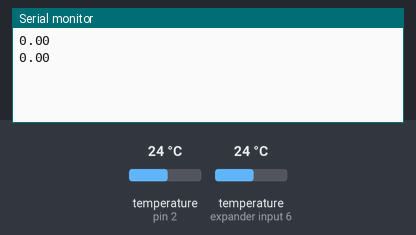
Bench run of a sketch on a simulated Arduino Uno, built with avr-gcc and run on an emulated ATmega328P. On the bench: the last lines printed to the serial monitor. The inputs (shaded band) are chosen by the test bench; at power-on: temperature (sensors on pin 2, expander input 6) 24 °C.

Above: at 2.6 s.
2.7 s: temperature (sensor on pin 2) set to 12 °C
At 3.8 s:
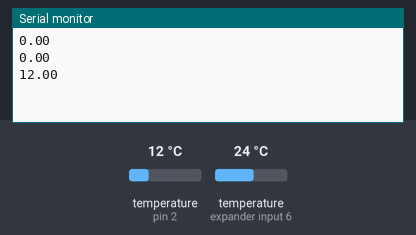
4.2 s: temperature (sensor on expander input 6) set to 19 °C
At 5.5 s:
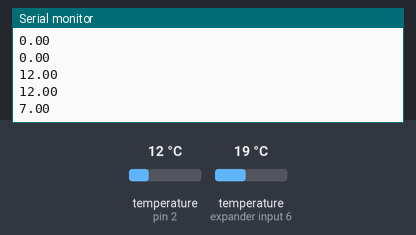
5.7 s: temperature (sensor on pin 2) set to 28 °C
At 7.0 s:
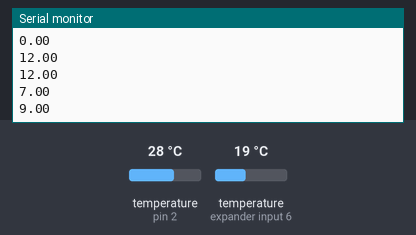
7.2 s: temperature (sensor on expander input 6) set to 12 °C
At 7.6 s:
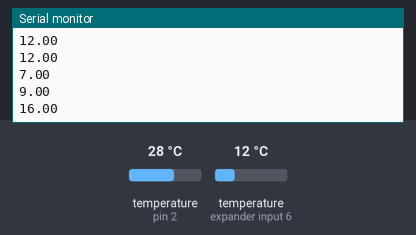
Timing chart, 0 to 9.7 s (numbered marks = the images above; inputs shaded):
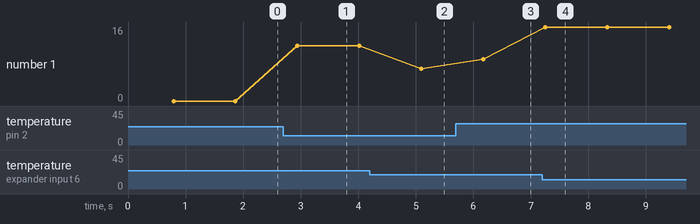

The sketch:

temperature_sensor_diferential.ino
```cpp
/*
https://create.arduino.cc/projecthub/TheGadgetBoy/ds18b20-digital-temperature-sensor-and-arduino-9cc806

https://electronics.stackexchange.com/questions/62324/arduino-controlled-pwm-pc-fan
*/

/********************************************************************/
// First we include the libraries
#include <OneWire.h>
#include <DallasTemperature.h>
/********************************************************************/
// Data wire is plugged into pin 2 on the Arduino
#define ONE_WIRE_BUS 2
/********************************************************************/
// Setup a oneWire instance to communicate with any OneWire devices
// (not just Maxim/Dallas temperature ICs)
OneWire oneWire(ONE_WIRE_BUS);

/********************************************************************/
// Pass our oneWire reference to Dallas Temperature.
DallasTemperature sensors(&oneWire);
/********************************************************************/
float t1;
float t2;
float d;

void setup(void)
{
 // start serial port
 Serial.begin(9600);
 //Serial.println("Dallas Temperature IC Control Library Demo");
 // Start up the library
 sensors.begin();
}
void loop(void)
{
 // call sensors.requestTemperatures() to issue a global temperature
 // request to all devices on the bus
/********************************************************************/
 //Serial.print(" Requesting temperatures...");
 sensors.requestTemperatures(); // Send the command to get temperature readings
 //Serial.println("DONE");
/********************************************************************/

t1 = sensors.getTempCByIndex(0);
t2 = sensors.getTempCByIndex(1);

d = abs(t1-t2);

 Serial.println(d);


 // Why "byIndex"?
   // You can have more than one DS18B20 on the same bus.
   // 0 refers to the first IC on the wire
   delay(300);
}
```

Measured:
- after the input at 2.7 s, the serial monitor: prints a new line after 0.25 s (image 1)
- after the input at 4.2 s, the serial monitor: prints a new line after 0.90 s (image 2)
- after the input at 5.7 s, the serial monitor: prints a new line after 0.48 s (image 3)
- after the input at 7.2 s, the serial monitor: prints a new line after 0.05 s (image 4)
- plotted number 1: 0 → 12 after the input at 2.7 s, 12 → 7 after the input at 4.2 s, 7 → 9 after the input at 5.7 s, 9 → 16 after the input at 7.2 s
